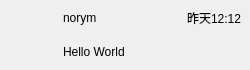
<?xml version="1.0" encoding="UTF-8"?>
<ui version="4.0">
 <class>FriendWidget</class>
 <widget class="QWidget" name="FriendWidget">
  <property name="geometry">
   <rect>
    <x>0</x>
    <y>0</y>
    <width>250</width>
    <height>70</height>
   </rect>
  </property>
  <property name="sizePolicy">
   <sizepolicy hsizetype="Preferred" vsizetype="Preferred">
    <horstretch>0</horstretch>
    <verstretch>0</verstretch>
   </sizepolicy>
  </property>
  <property name="minimumSize">
   <size>
    <width>250</width>
    <height>70</height>
   </size>
  </property>
  <property name="maximumSize">
   <size>
    <width>250</width>
    <height>70</height>
   </size>
  </property>
  <property name="windowTitle">
   <string>FriendWidget</string>
  </property>
  <layout class="QHBoxLayout" name="horizontalLayout">
   <property name="spacing">
    <number>5</number>
   </property>
   <property name="leftMargin">
    <number>6</number>
   </property>
   <property name="topMargin">
    <number>2</number>
   </property>
   <property name="rightMargin">
    <number>6</number>
   </property>
   <property name="bottomMargin">
    <number>2</number>
   </property>
   <item>
    <widget class="QWidget" name="icon_widget" native="true">
     <property name="minimumSize">
      <size>
       <width>50</width>
       <height>50</height>
      </size>
     </property>
     <property name="maximumSize">
      <size>
       <width>50</width>
       <height>50</height>
      </size>
     </property>
     <layout class="QHBoxLayout" name="horizontalLayout_2">
      <property name="spacing">
       <number>0</number>
      </property>
      <property name="leftMargin">
       <number>0</number>
      </property>
      <property name="topMargin">
       <number>0</number>
      </property>
      <property name="rightMargin">
       <number>0</number>
      </property>
      <property name="bottomMargin">
       <number>0</number>
      </property>
      <item>
       <widget class="QLabel" name="icon">
        <property name="minimumSize">
         <size>
          <width>45</width>
          <height>45</height>
         </size>
        </property>
        <property name="maximumSize">
         <size>
          <width>45</width>
          <height>45</height>
         </size>
        </property>
        <property name="text">
         <string/>
        </property>
       </widget>
      </item>
     </layout>
    </widget>
   </item>
   <item>
    <widget class="QWidget" name="user_info_widget" native="true">
     <layout class="QVBoxLayout" name="verticalLayout">
      <property name="leftMargin">
       <number>2</number>
      </property>
      <property name="topMargin">
       <number>2</number>
      </property>
      <property name="rightMargin">
       <number>2</number>
      </property>
      <property name="bottomMargin">
       <number>2</number>
      </property>
      <item>
       <layout class="QHBoxLayout" name="horizontalLayout_3">
        <item>
         <widget class="QLabel" name="user_name">
          <property name="text">
           <string>norym</string>
          </property>
         </widget>
        </item>
        <item>
         <spacer name="horizontalSpacer">
          <property name="orientation">
           <enum>Qt::Orientation::Horizontal</enum>
          </property>
          <property name="sizeHint" stdset="0">
           <size>
            <width>40</width>
            <height>20</height>
           </size>
          </property>
         </spacer>
        </item>
        <item>
         <widget class="QLabel" name="time">
          <property name="text">
           <string>昨天12:12</string>
          </property>
         </widget>
        </item>
       </layout>
      </item>
      <item>
       <widget class="QLabel" name="user_chat">
        <property name="text">
         <string>Hello World</string>
        </property>
       </widget>
      </item>
     </layout>
    </widget>
   </item>
  </layout>
 </widget>
 <resources>
  <include location="../../../../../rc.qrc"/>
 </resources>
 <connections/>
</ui>
